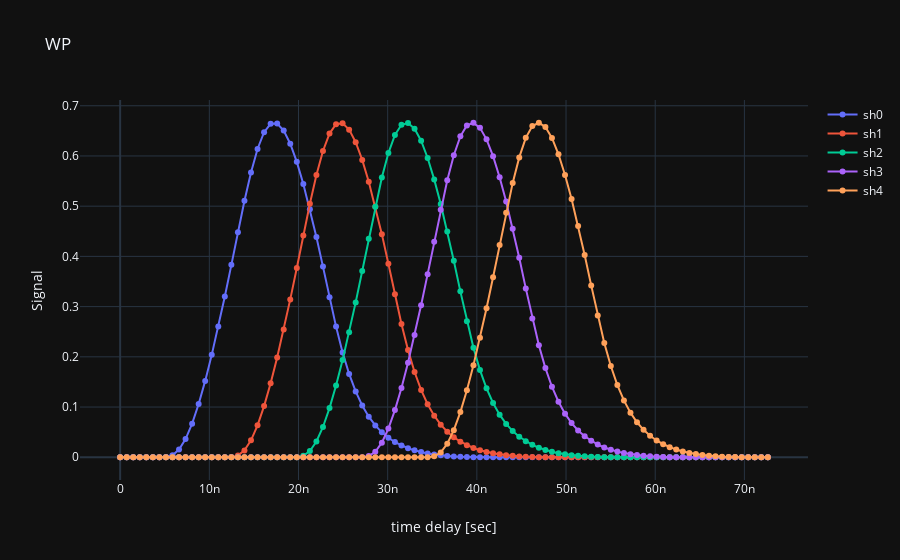

Notebook code cell kept with this figure:
### Code cell
data = [None] * total_shutters # Generate blank list with length equal number of shutters
for i in range(total_shutters):
    data[i] = go.Scatter(x=shutters['dt'], y=shutters['sh'+str(i)],
                          mode='lines+markers',  # Select 'lines', 'markers' or 'lines+markers'
                          name='sh'+str(i))

layout = dict(title='WP - separated',
              xaxis=dict(title='time delay [sec]',type='linear'),  # Select 'log' or 'linear'
              yaxis=dict(title='Signal',type='linear'),  # Select 'log' or 'linear'
              template='plotly_dark')

iplot(dict(data=data, layout=layout))
